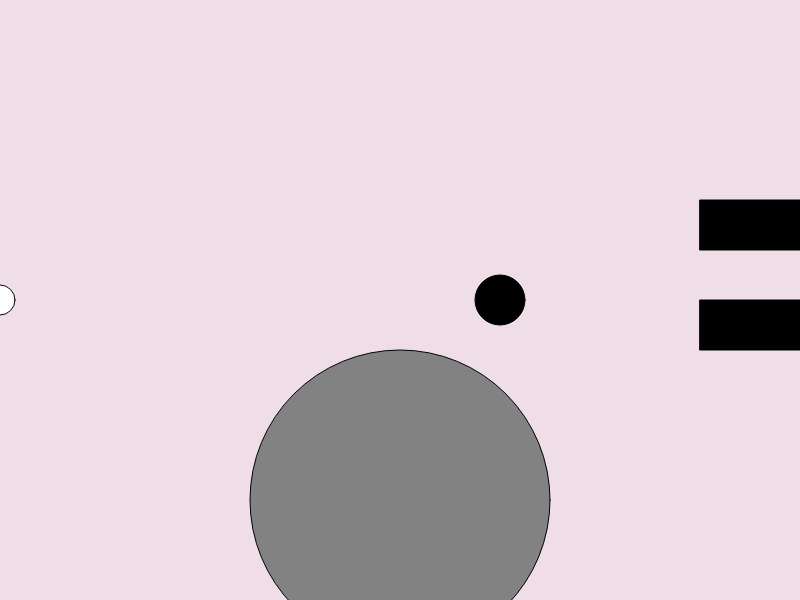
Frame 1 (no input)
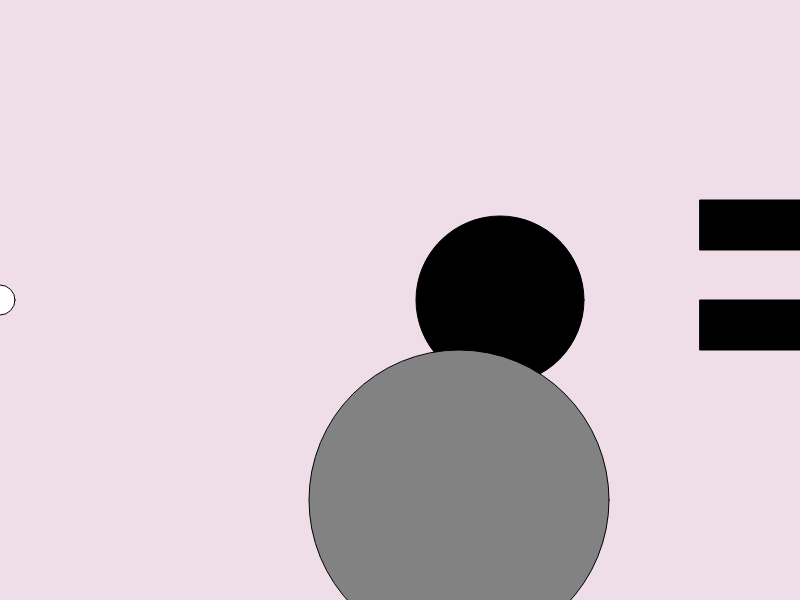
Frame 60 (no input)
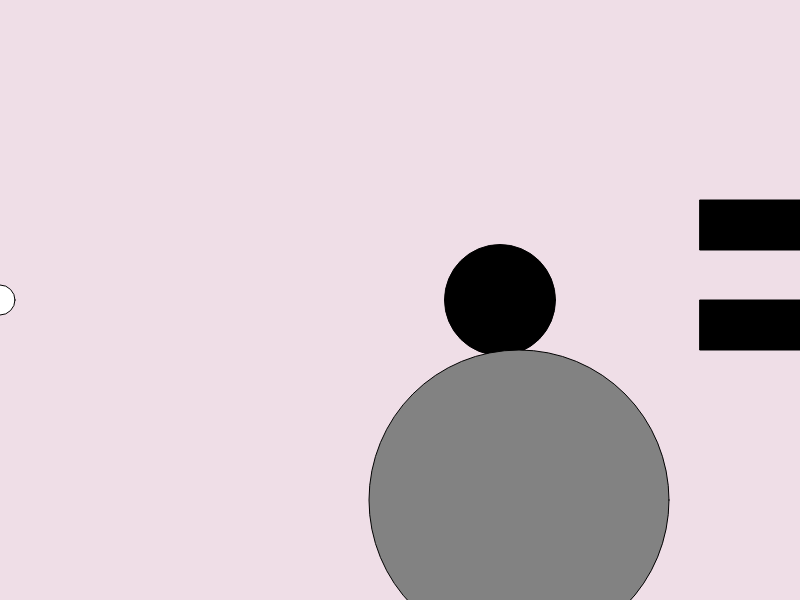
Frame 120 (the mouse pressed at the canvas centre since frame 60)

The p5.js sketch that drew these frames (run headless with seeded random() and noise() and a simulated clock; from frame 60 on, the mouse is pressed at the canvas centre):

// p5.js sketch
// ── sketch.js
var x = 500;
var y = 300;
var diameter = 50;
var mousex = 0;
var mousey = 300;
var speed = 20;
var movement = 1;
var a = 400;
var b = 500;
var diameter1 = 300;
var dotx;
var doty;


function setup() 
{
    createCanvas(800, 600);
}
function mouseClicked()
{
    fill(200);
    dotx = mouseX //call new variable since circle is under draw
    doty = mouseY
    console.log("hi" + mouseY)
}
function draw() 
{
    background(239, 222, 231); // this mf wipes out everything because it's being called all the time
    fill(0);
    circle(x, y, diameter);
    rect(700,300,100,50);
    rect(700,200,100,50);
    circle(dotx, doty, 100); 
    fill(130);
    circle(a, b, diameter1);
    if (a >= 700 || a <= 100)
    {
      movement*=-1;  
    }
    a += movement;

   /* if (x >= 300) 
    {
        x = 50;
    }

    if (y >= 300) 
    {
            y = 50;
    }*/

    if (diameter < 200) 
    {
        diameter += 2;
    } 

    else if (diameter >= 200) 
    {
        diameter = 25;
    }
    fill(255);
    //this is my player
    circle(mousex, mousey, 30);

    if (mousex > 800 && mousey > 250)
    
    {
        fill(0);
        textSize(25);
        text("You Win!", width/2-50, height/2-50);
    }
    //console.log(mousex); 
    // console.log(mousey);
}

function keyPressed() 
{
    if (key == 'd') 
    {
        mousex += speed;
    } 
    else if (key == 'a') 
    {
        mousex -= speed;
    }
    else if (key == 'w')
    {
        mousey -= speed;
    }
    else if (key == 's')
    {
        mousey += speed;
    }   
}


// ── Index.html
<html>

    <head>
        <title>
            First p5.js page
        </title>
        <script src="https://cdnjs.cloudflare.com/ajax/libs/p5.js/1.1.9/p5.min.js"></script>
        <script src="sketch.js"></script>
    </head>
    <body>

    </body>
</html>
